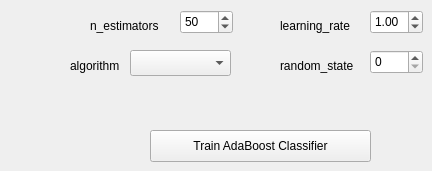
   <widget class="QWidget" name="tab2">
    <attribute name="title">
     <string>AdaBoost</string>
    </attribute>
    <widget class="QSpinBox" name="n_estimators_spinBox">
     <property name="geometry">
      <rect>
       <x>180</x>
       <y>10</y>
       <width>53</width>
       <height>24</height>
      </rect>
     </property>
     <property name="toolTip">
      <string>&lt;html&gt;&lt;head/&gt;&lt;body&gt;&lt;p&gt;&lt;span style=&quot; font-family:'Helvetica,Arial,sans-serif'; font-weight:600; color:#1d1f22;&quot;&gt;n_estimators&lt;/span&gt;&lt;span style=&quot; font-family:'Helvetica,Arial,sans-serif'; color:#1d1f22;&quot;&gt; : integer, optional (default=50)&lt;/span&gt;&lt;/p&gt;&lt;p&gt;&lt;span style=&quot; font-family:'Helvetica,Arial,sans-serif'; color:#1d1f22;&quot;&gt;The maximum number of estimators at which boosting is terminated. In case of perfect fit, the learning procedure is stopped early.&lt;/span&gt;&lt;/p&gt;&lt;/body&gt;&lt;/html&gt;</string>
     </property>
     <property name="maximum">
      <number>999</number>
     </property>
     <property name="value">
      <number>50</number>
     </property>
    </widget>
    <widget class="QLabel" name="label_10">
     <property name="geometry">
      <rect>
       <x>280</x>
       <y>50</y>
       <width>81</width>
       <height>31</height>
      </rect>
     </property>
     <property name="text">
      <string>random_state</string>
     </property>
    </widget>
    <widget class="QSpinBox" name="random_state_spinBox">
     <property name="geometry">
      <rect>
       <x>370</x>
       <y>50</y>
       <width>53</width>
       <height>24</height>
      </rect>
     </property>
     <property name="toolTip">
      <string notr="true">&lt;html&gt;&lt;head/&gt;&lt;body&gt;&lt;p&gt;&lt;span style=&quot; font-family:'Helvetica,Arial,sans-serif'; font-weight:600; color:#1d1f22;&quot;&gt;random_state&lt;/span&gt;&lt;span style=&quot; font-family:'Helvetica,Arial,sans-serif'; color:#1d1f22;&quot;&gt; : int, RandomState instance or None, optional (default=None)&lt;/span&gt;&lt;/p&gt;&lt;p&gt;&lt;span style=&quot; font-family:'Helvetica,Arial,sans-serif'; color:#1d1f22;&quot;&gt;If int, random_state is the seed used by the random number generator; If RandomState instance, random_state is the random number generator; If None, the random number generator is the RandomState instance used by np.random.&lt;/span&gt;&lt;/p&gt;&lt;/body&gt;&lt;/html&gt;</string>
     </property>
     <property name="value">
      <number>0</number>
     </property>
    </widget>
    <widget class="QLabel" name="label_11">
     <property name="geometry">
      <rect>
       <x>70</x>
       <y>50</y>
       <width>61</width>
       <height>31</height>
      </rect>
     </property>
     <property name="text">
      <string>algorithm</string>
     </property>
    </widget>
    <widget class="QDoubleSpinBox" name="learning_rate_spinBox">
     <property name="geometry">
      <rect>
       <x>370</x>
       <y>10</y>
       <width>53</width>
       <height>24</height>
      </rect>
     </property>
     <property name="toolTip">
      <string>&lt;html&gt;&lt;head/&gt;&lt;body&gt;&lt;p&gt;&lt;span style=&quot; font-family:'Helvetica,Arial,sans-serif'; font-weight:600; color:#1d1f22;&quot;&gt;learning_rate&lt;/span&gt;&lt;span style=&quot; font-family:'Helvetica,Arial,sans-serif'; color:#1d1f22;&quot;&gt; : float, optional (default=1.)&lt;/span&gt;&lt;/p&gt;&lt;p&gt;&lt;span style=&quot; font-family:'Helvetica,Arial,sans-serif'; color:#1d1f22;&quot;&gt;Learning rate shrinks the contribution of each classifier by &lt;/span&gt;&lt;span style=&quot; font-family:'monospace'; color:#222222; background-color:#ecf0f3;&quot;&gt;learning_rate&lt;/span&gt;&lt;span style=&quot; font-family:'Helvetica,Arial,sans-serif'; color:#1d1f22;&quot;&gt;. There is a trade-off between &lt;/span&gt;&lt;span style=&quot; font-family:'monospace'; color:#222222; background-color:#ecf0f3;&quot;&gt;learning_rate&lt;/span&gt;&lt;span style=&quot; font-family:'Helvetica,Arial,sans-serif'; color:#1d1f22;&quot;&gt; and &lt;/span&gt;&lt;span style=&quot; font-family:'monospace'; color:#222222; background-color:#ecf0f3;&quot;&gt;n_estimators&lt;/span&gt;&lt;span style=&quot; font-family:'Helvetica,Arial,sans-serif'; color:#1d1f22;&quot;&gt;.&lt;/span&gt;&lt;/p&gt;&lt;/body&gt;&lt;/html&gt;</string>
     </property>
     <property name="value">
      <double>1.000000000000000</double>
     </property>
    </widget>
    <widget class="QLabel" name="label_13">
     <property name="geometry">
      <rect>
       <x>280</x>
       <y>10</y>
       <width>81</width>
       <height>31</height>
      </rect>
     </property>
     <property name="text">
      <string>learning_rate</string>
     </property>
    </widget>
    <widget class="QLabel" name="label_15">
     <property name="geometry">
      <rect>
       <x>90</x>
       <y>10</y>
       <width>81</width>
       <height>31</height>
      </rect>
     </property>
     <property name="text">
      <string>n_estimators</string>
     </property>
    </widget>
    <widget class="QComboBox" name="algorithm_combo_box">
     <property name="geometry">
      <rect>
       <x>130</x>
       <y>50</y>
       <width>101</width>
       <height>26</height>
      </rect>
     </property>
     <property name="toolTip">
      <string>&lt;html&gt;&lt;head/&gt;&lt;body&gt;&lt;p&gt;&lt;span style=&quot; font-family:'Helvetica,Arial,sans-serif'; font-weight:600; color:#1d1f22;&quot;&gt;algorithm&lt;/span&gt;&lt;span style=&quot; font-family:'Helvetica,Arial,sans-serif'; color:#1d1f22;&quot;&gt; : {‘SAMME’, ‘SAMME.R’}, optional (default=’SAMME.R’)&lt;/span&gt;&lt;/p&gt;&lt;p&gt;&lt;span style=&quot; font-family:'Helvetica,Arial,sans-serif'; color:#1d1f22;&quot;&gt;If ‘SAMME.R’ then use the SAMME.R real boosting algorithm. &lt;/span&gt;&lt;span style=&quot; font-family:'monospace'; color:#222222; background-color:#ecf0f3;&quot;&gt;base_estimator&lt;/span&gt;&lt;span style=&quot; font-family:'Helvetica,Arial,sans-serif'; color:#1d1f22;&quot;&gt; must support calculation of class probabilities. If ‘SAMME’ then use the SAMME discrete boosting algorithm. The SAMME.R algorithm typically converges faster than SAMME, achieving a lower test error with fewer boosting iterations.&lt;/span&gt;&lt;/p&gt;&lt;/body&gt;&lt;/html&gt;</string>
     </property>
    </widget>
    <widget class="QPushButton" name="train_pushButton_2">
     <property name="geometry">
      <rect>
       <x>150</x>
       <y>130</y>
       <width>221</width>
       <height>32</height>
      </rect>
     </property>
     <property name="text">
      <string>Train AdaBoost Classifier</string>
     </property>
    </widget>
   </widget>
